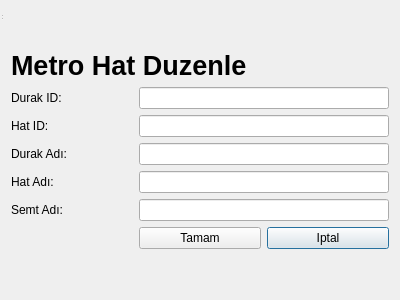
<?xml version="1.0" encoding="UTF-8"?>
<ui version="4.0">
 <class>HatDuzMetro</class>
 <widget class="QDialog" name="HatDuzMetro">
  <property name="geometry">
   <rect>
    <x>0</x>
    <y>0</y>
    <width>400</width>
    <height>300</height>
   </rect>
  </property>
  <property name="windowTitle">
   <string>Metro Hat Duzenle</string>
  </property>
  <layout class="QGridLayout" name="gridLayout_3">
   <item row="1" column="0">
    <layout class="QGridLayout" name="gridLayout_2">
     <item row="2" column="0">
      <spacer name="verticalSpacer">
       <property name="orientation">
        <enum>Qt::Vertical</enum>
       </property>
       <property name="sizeHint" stdset="0">
        <size>
         <width>20</width>
         <height>40</height>
        </size>
       </property>
      </spacer>
     </item>
     <item row="1" column="0">
      <layout class="QGridLayout" name="gridLayout">
       <item row="3" column="1" colspan="2">
        <widget class="QLineEdit" name="edtDurakAdi"/>
       </item>
       <item row="5" column="1" colspan="2">
        <widget class="QLineEdit" name="edtSemtAdi"/>
       </item>
       <item row="6" column="2">
        <widget class="QPushButton" name="pshIpt">
         <property name="text">
          <string>Iptal</string>
         </property>
        </widget>
       </item>
       <item row="4" column="1" colspan="2">
        <widget class="QLineEdit" name="edtHatAdi"/>
       </item>
       <item row="3" column="0">
        <widget class="QLabel" name="lblDurakAdi">
         <property name="text">
          <string>Durak Adı: </string>
         </property>
        </widget>
       </item>
       <item row="0" column="0" colspan="3">
        <widget class="QLabel" name="label_4">
         <property name="font">
          <font>
           <pointsize>20</pointsize>
           <weight>75</weight>
           <bold>true</bold>
          </font>
         </property>
         <property name="text">
          <string>Metro Hat Duzenle</string>
         </property>
        </widget>
       </item>
       <item row="6" column="1">
        <widget class="QPushButton" name="pshEkle">
         <property name="text">
          <string>Tamam</string>
         </property>
        </widget>
       </item>
       <item row="5" column="0">
        <widget class="QLabel" name="lblSemtAdi">
         <property name="text">
          <string>Semt Adı:</string>
         </property>
        </widget>
       </item>
       <item row="4" column="0">
        <widget class="QLabel" name="lblHatAdi">
         <property name="text">
          <string>Hat Adı: </string>
         </property>
        </widget>
       </item>
       <item row="2" column="0">
        <widget class="QLabel" name="lblHatID">
         <property name="text">
          <string>Hat ID:</string>
         </property>
        </widget>
       </item>
       <item row="1" column="0">
        <widget class="QLabel" name="lblDurakID">
         <property name="text">
          <string>Durak ID:</string>
         </property>
        </widget>
       </item>
       <item row="1" column="1" colspan="2">
        <widget class="QLineEdit" name="edtDurakID"/>
       </item>
       <item row="2" column="1" colspan="2">
        <widget class="QLineEdit" name="edtHatID"/>
       </item>
      </layout>
     </item>
     <item row="0" column="0">
      <spacer name="verticalSpacer_2">
       <property name="orientation">
        <enum>Qt::Vertical</enum>
       </property>
       <property name="sizeHint" stdset="0">
        <size>
         <width>20</width>
         <height>40</height>
        </size>
       </property>
      </spacer>
     </item>
    </layout>
   </item>
  </layout>
  <widget class="QStatusBar" name="statusbar">
   <property name="geometry">
    <rect>
     <x>0</x>
     <y>0</y>
     <width>3</width>
     <height>21</height>
    </rect>
   </property>
  </widget>
 </widget>
 <resources/>
 <connections/>
</ui>
